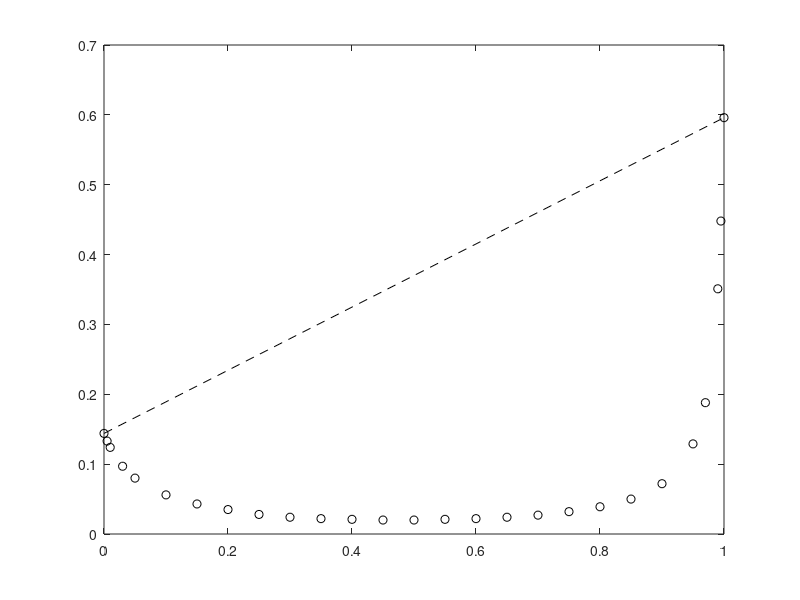

The MATLAB source for this figure:
%copyright by J. E Hasbun and T. Datta
%alloy_CuNi_cond.m
%Case of 293 K
%To use the effective medium conductivity formula to obtain
%the conductivity versus concentration.
%We work with the Cu(x)Ni(1-x) alloy.
%Cu(x)Ni(1-x) - g in units of 10^8/(ohm-meter)
clear, clc
%recommended data from C. Y. Ho et al.,
%J. Phys. Chem. Ref. Data V12 (2) 183 (1983)
x1d=[0.000,0.005,0.010,0.030,0.050,0.100,0.150,0.200,...
  0.250,0.300,0.350,0.400,0.450,0.500,0.550,0.600,0.650,...
  0.700,0.750,0.800,0.850,0.900,0.950,0.970,0.990,0.995,1.000];
g1d=[0.144,0.133,0.124,0.097,0.080,0.056,0.043,0.035,0.028,...
  0.024,0.022,0.021,0.020,0.020,0.021,0.022,0.024,0.027,...
  0.032,0.039,0.050,0.072,0.129,0.188,0.351,0.448,0.596];
Nd=length(x1d);
plot(x1d,g1d,'ko')
hold on
g1=g1d(Nd);    %pure copper g
g2=g1d(1);     %pure nickel g
x=0:0.05:1;
Nx=length(x);
for i=1:Nx
  y=1-x(i);
  gbar(i)=x(i)*g1+y*g2; %VCA
end
plot(x,gbar,'k--') %VCA Cu-Ni
